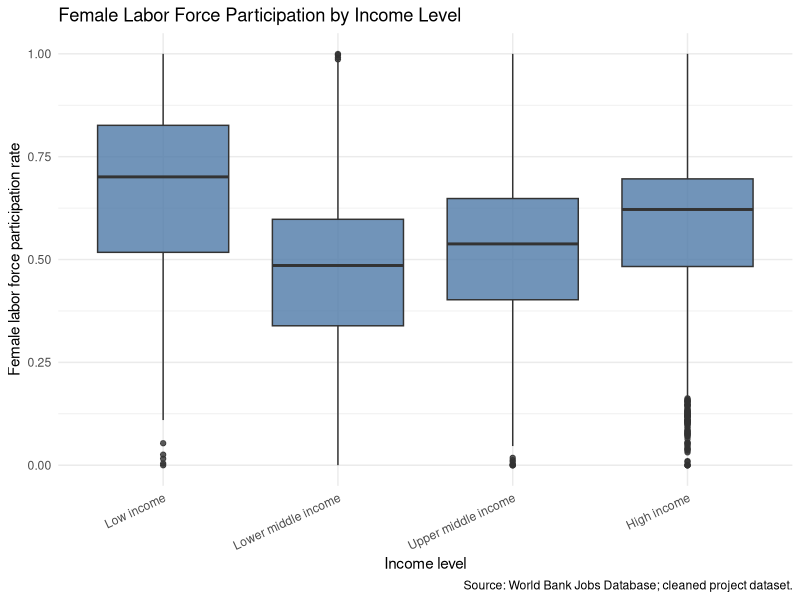
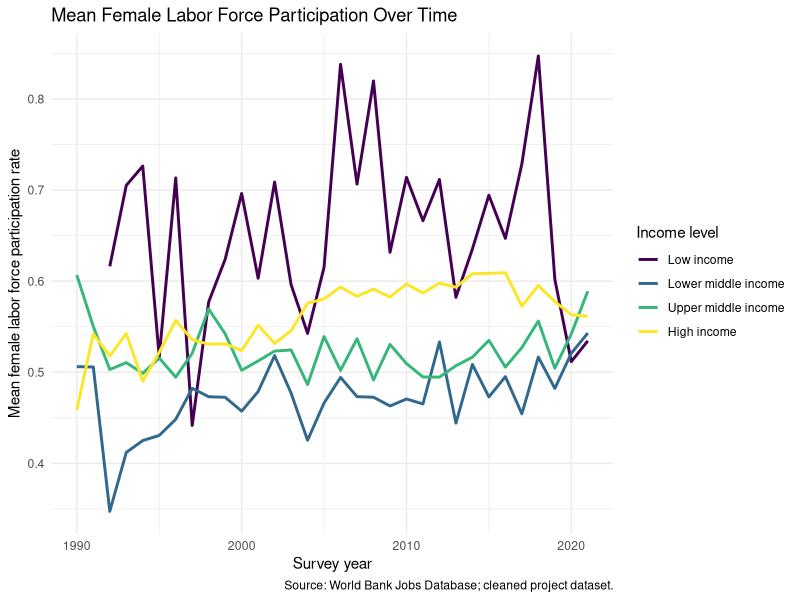
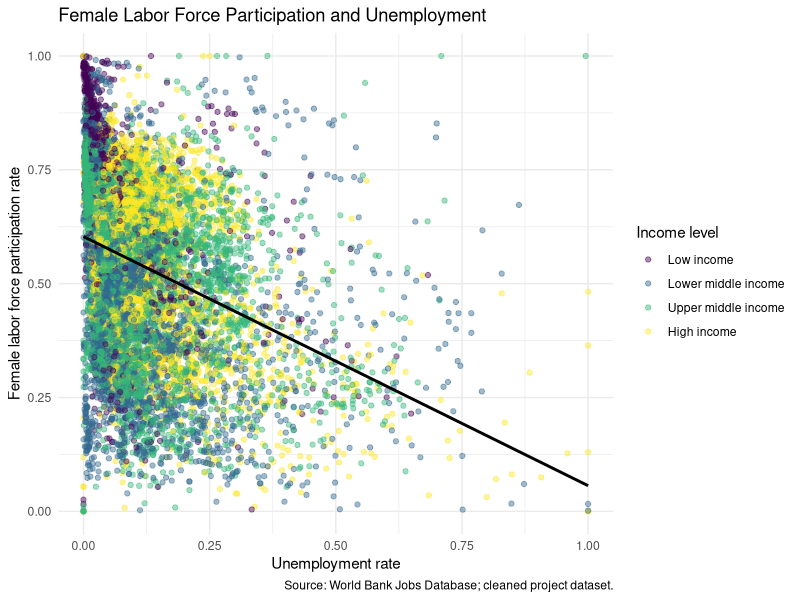

The R source for these figures, in order:
# 03_eda.R
# Exploratory data analysis: distributions, missingness, relationships.
# Figures are saved to figures/ for inclusion in reports.

library(tidyverse)
library(here)

jobs <- read_csv(here("data", "processed", "jobs_clean.csv"), show_col_types = FALSE)

jobs <- jobs |>
  mutate(
    income_level = factor(
      income_level,
      levels = c(
        "Low income",
        "Lower middle income",
        "Upper middle income",
        "High income"
      ),
      ordered = TRUE
    )
  )

required_cols <- c(
  "country",
  "region",
  "income_level",
  "subsample",
  "year",
  "flfp",
  "unemployment",
  "female_non_agri",
  "avg_weekly_hours"
)

missing_cols <- setdiff(required_cols, names(jobs))
if (length(missing_cols) > 0) {
  stop("Missing required columns: ", paste(missing_cols, collapse = ", "))
}

glimpse(jobs)
print(summary(jobs$flfp))
print(count(jobs, income_level))
print(count(jobs, subsample))

fig_dir <- here("figures")
dir.create(fig_dir, recursive = TRUE, showWarnings = FALSE)

summary_by_year_income <- jobs |>
  group_by(year, income_level) |>
  summarise(
    n = n(),
    mean_flfp = mean(flfp, na.rm = TRUE),
    .groups = "drop"
  )

flfp_by_income <- ggplot(jobs, aes(x = income_level, y = flfp)) +
  geom_boxplot(fill = "#4E79A7", alpha = 0.8, na.rm = TRUE) +
  labs(
    title = "Female Labor Force Participation by Income Level",
    x = "Income level",
    y = "Female labor force participation rate",
    caption = "Source: World Bank Jobs Database; cleaned project dataset."
  ) +
  theme_minimal() +
  theme(axis.text.x = element_text(angle = 25, hjust = 1))

ggsave(
  here("figures", "eda_flfp_by_income.png"),
  plot = flfp_by_income,
  width = 8,
  height = 5,
  dpi = 300
)

flfp_over_time_income <- ggplot(
  summary_by_year_income,
  aes(x = year, y = mean_flfp, color = income_level)
) +
  geom_line(linewidth = 1, na.rm = TRUE) +
  labs(
    title = "Mean Female Labor Force Participation Over Time",
    x = "Survey year",
    y = "Mean female labor force participation rate",
    color = "Income level",
    caption = "Source: World Bank Jobs Database; cleaned project dataset."
  ) +
  theme_minimal()

ggsave(
  here("figures", "eda_flfp_over_time_income.png"),
  plot = flfp_over_time_income,
  width = 8,
  height = 5,
  dpi = 300
)

flfp_vs_unemployment <- ggplot(
  jobs,
  aes(x = unemployment, y = flfp, color = income_level)
) +
  geom_point(alpha = 0.45, na.rm = TRUE) +
  geom_smooth(method = "lm", se = FALSE, color = "black", na.rm = TRUE) +
  labs(
    title = "Female Labor Force Participation and Unemployment",
    x = "Unemployment rate",
    y = "Female labor force participation rate",
    color = "Income level",
    caption = "Source: World Bank Jobs Database; cleaned project dataset."
  ) +
  theme_minimal()

ggsave(
  here("figures", "eda_flfp_vs_unemployment.png"),
  plot = flfp_vs_unemployment,
  width = 8,
  height = 5,
  dpi = 300
)

message("EDA figures written to figures/")
